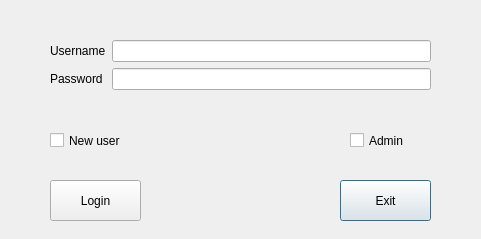
<?xml version="1.0" encoding="UTF-8"?>
<ui version="4.0">
 <class>LoginDlg</class>
 <widget class="QDialog" name="LoginDlg">
  <property name="geometry">
   <rect>
    <x>0</x>
    <y>0</y>
    <width>481</width>
    <height>239</height>
   </rect>
  </property>
  <property name="windowTitle">
   <string>Dialog</string>
  </property>
  <widget class="QWidget" name="formLayoutWidget">
   <property name="geometry">
    <rect>
     <x>50</x>
     <y>40</y>
     <width>381</width>
     <height>71</height>
    </rect>
   </property>
   <layout class="QFormLayout" name="formLayout">
    <item row="0" column="0">
     <widget class="QLabel" name="label">
      <property name="text">
       <string>Username</string>
      </property>
     </widget>
    </item>
    <item row="1" column="0">
     <widget class="QLabel" name="label_2">
      <property name="text">
       <string>Password</string>
      </property>
     </widget>
    </item>
    <item row="1" column="1">
     <widget class="QLineEdit" name="pwdLineEdit">
      <property name="echoMode">
       <enum>QLineEdit::Password</enum>
      </property>
     </widget>
    </item>
    <item row="0" column="1">
     <widget class="QLineEdit" name="usrLineEdit"/>
    </item>
   </layout>
  </widget>
  <widget class="QPushButton" name="exitButton">
   <property name="geometry">
    <rect>
     <x>340</x>
     <y>180</y>
     <width>91</width>
     <height>41</height>
    </rect>
   </property>
   <property name="text">
    <string>Exit</string>
   </property>
  </widget>
  <widget class="QPushButton" name="loginButton">
   <property name="geometry">
    <rect>
     <x>50</x>
     <y>180</y>
     <width>91</width>
     <height>41</height>
    </rect>
   </property>
   <property name="text">
    <string>Login</string>
   </property>
  </widget>
  <widget class="QCheckBox" name="isAdminCheckBox">
   <property name="geometry">
    <rect>
     <x>350</x>
     <y>130</y>
     <width>81</width>
     <height>21</height>
    </rect>
   </property>
   <property name="text">
    <string>Admin</string>
   </property>
  </widget>
  <widget class="QCheckBox" name="isNewUserCheckBox">
   <property name="geometry">
    <rect>
     <x>50</x>
     <y>130</y>
     <width>121</width>
     <height>21</height>
    </rect>
   </property>
   <property name="text">
    <string>New user</string>
   </property>
  </widget>
 </widget>
 <tabstops>
  <tabstop>usrLineEdit</tabstop>
  <tabstop>pwdLineEdit</tabstop>
  <tabstop>isAdminCheckBox</tabstop>
  <tabstop>loginButton</tabstop>
  <tabstop>exitButton</tabstop>
 </tabstops>
 <resources/>
 <connections>
  <connection>
   <sender>exitButton</sender>
   <signal>clicked()</signal>
   <receiver>LoginDlg</receiver>
   <slot>close()</slot>
   <hints>
    <hint type="sourcelabel">
     <x>194</x>
     <y>128</y>
    </hint>
    <hint type="destinationlabel">
     <x>215</x>
     <y>101</y>
    </hint>
   </hints>
  </connection>
 </connections>
</ui>
